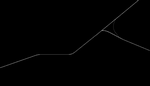
#> input picture xlttm/image/m12.png, 150 x 86 px, shrunk from 1200 x 686 before the run
$ python process_image.py   (Python 2 division)
#> lines starting #> are read from the running program, lines starting #| are printed output that depends on the picture; after the words box and inside, x2 and y2 are one past the last pixel; in counts of white or black regions, pixels touching at a corner belong together
import cv2
import numpy as np
from matplotlib import pyplot as plt
import networkx as nx

np.set_printoptions(threshold='nan')
arr_x = []
arr_y = []
def write_matrix_to_textfile(a_matrix, file_to_write):

    def compile_row_string(a_row):
        return str(a_row).strip(']').strip('[')

    with open(file_to_write, 'w') as f:
        for row in a_matrix:
            f.writelines(compile_row_string(row)+'\n')

    return True

def ConvertMatrix(a_matrix,x):
    for i in range(len(a_matrix)):
       for j in range(len(a_matrix[i])):
           if a_matrix[i][j] >= x-3 & a_matrix[i][j] <= x+3:
               a_matrix[i][j] = 255 #white
           else :
               a_matrix[i][j] = 0    #black
    return a_matrix

def grayscale(file):
#> called with file = './image/m12.png'
    image = cv2.imread(file)
#> image is the input picture: shape (86, 150, 3); min 0, max 112, mean 1.1
    gray_image = cv2.cvtColor(image, cv2.COLOR_BGR2GRAY)
    cv2.imwrite('./gray_image/gray_image.png',gray_image)
    # write_matrix_to_textfile(gray_image,"matrix.txt")
    return gray_image

def scan(file):
    count = 0
    matrix = grayscale("./image/m12.png")
    while count < 256 :
        # [6 lines of commented-out code are left out]
        image = ConvertMatrix(matrix,count)
        cv2.imwrite('./image_scan/'+str(count)+'.png',image)
        count += 1
#> this loop made 256 passes
#> pass 1, in scan, `image = ConvertMatrix(matrix,count)`:
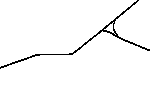
#> image: shape (86, 150); 97.1% white; black in thin lines or dots, all inside (x1, y1, x2, y2) = (0, 0, 150, 69)
#> after the loop: matrix: shape (86, 150); every value is 255
#> after the loop, count = 256

def printX(x,file):
    lower_black = np.array([0,0,0], dtype = "uint16")
    upper_black = np.array([x,x,x], dtype = "uint16")
    file_name = "./"+str(file)
    image = cv2.imread(file_name)
    black_mask = cv2.inRange(image, lower_black, upper_black)
    print black_mask.shape
    cv2.imwrite('./'+str(x)+'.png',black_mask)
def CheckFile():
    image = grayscale("./image/m.png")
    i = len(image)-1
    print image.shape
    while i >= 0:
        for j in range(len(image[i])):
            if image[i][j] == 255:
                arr_y.append(len(image)-i-1)
                arr_x.append(j)
        i-=1
    plt.plot(arr_x,arr_y, 'ro')
    plt.axis([0, 2000, 0, 2000])
    plt.show()
def graph():
    image = grayscale("./image/map_1.png")
    G = nx.DiGraph(image)
    pos = [[0,0], [0,1], [1,0], [1,1]]
    nx.draw(G,pos)
    plt.show()

scan("")
